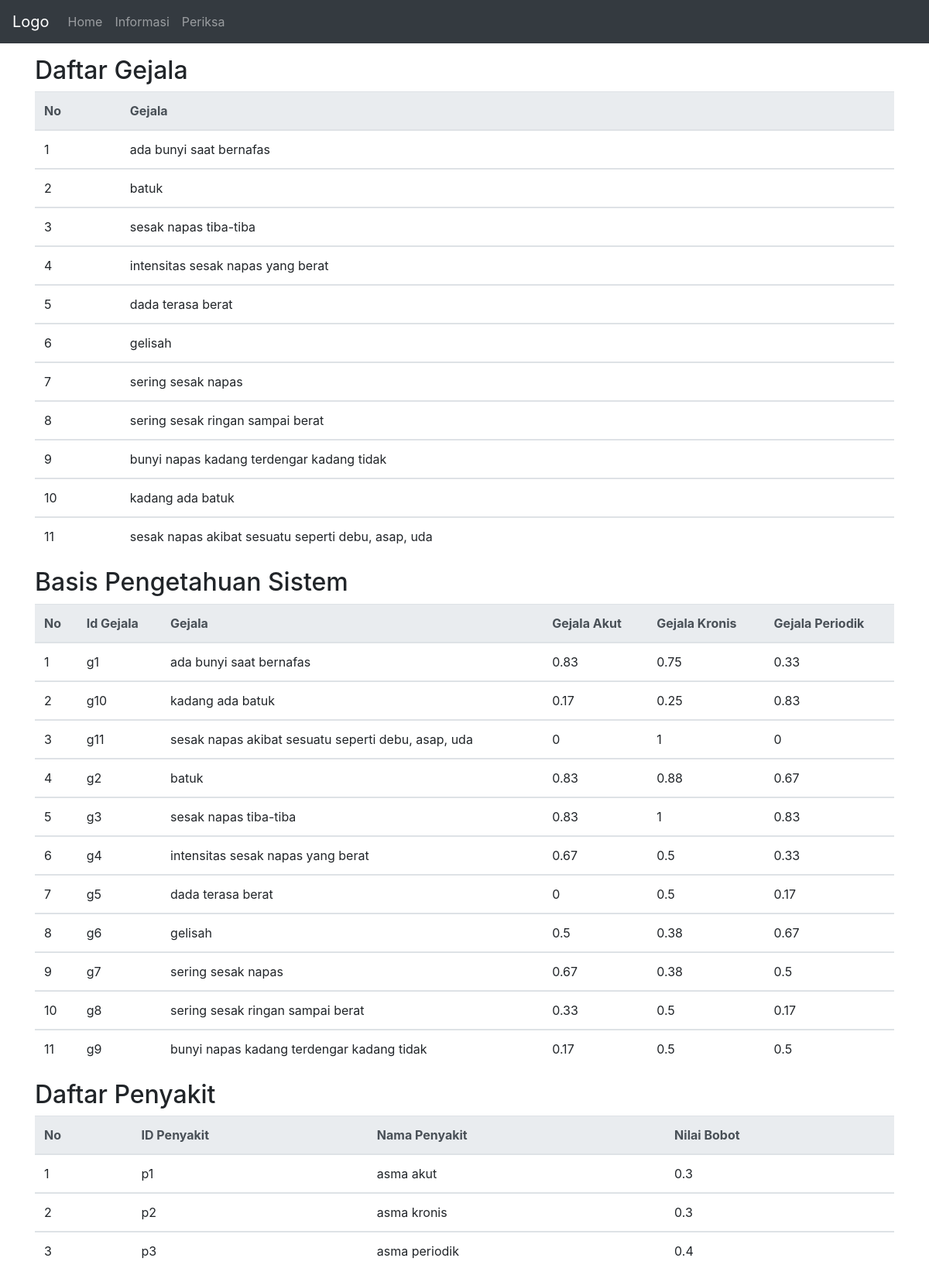
The app's page /informasi.php with its own data.
### tables this page shows
CREATE TABLE `daftar_gejala` (
  `id_gejala` varchar(10) DEFAULT NULL,
  `gejala` varchar(150) DEFAULT NULL
);

CREATE TABLE `basis_aturan` (
  `id_gejala` varchar(10) DEFAULT NULL,
  `pertanyaan` varchar(300) DEFAULT NULL,
  `fakta_ya` varchar(150) DEFAULT NULL,
  `fakta_tidak` varchar(150) DEFAULT NULL,
  `ngejala_akut` double NOT NULL,
  `ngejala_kronis` double NOT NULL,
  `ngejala_periodik` double NOT NULL,
  `rute` varchar(10) NOT NULL,
  `status` varchar(10) NOT NULL,
  `id_penyakit` int(10) DEFAULT NULL
);

CREATE TABLE `daftar_penyakit` (
  `id_penyakit` varchar(10) DEFAULT NULL,
  `nama_penyakit` varchar(50) DEFAULT NULL,
  `npenyakit` double DEFAULT NULL
);

### informasi.php (the view, shortened to what this page needs)
<?php
include 'header.php';
?>
<div class="container">
    <h2>Daftar Gejala</h2>
    <?php
    include 'config.php';
    $query = mysqli_query($con, "SELECT *FROM daftar_gejala");
    $no = 0;
    ?>
    <table class="table">
        <thead class="thead-light">
            <tr>
                <th>No</th>
                <th>Gejala</th>
            </tr>
        </thead>
        <tbody>
            <tr>
                <?php while ($data = mysqli_fetch_assoc($query)) : $no++; ?>
                    <td><?php echo $no; ?></td>
                    <td><?php echo $data['gejala']; ?></td>
                </tr>
            </tbody>
        <?php endwhile; ?>
    </table>
    <h2>Basis Pengetahuan Sistem</h2>
    <?php
    $query = mysqli_query($con, "SELECT *FROM basis_aturan LEFT JOIN daftar_gejala ON basis_aturan.id_gejala=daftar_gejala.id_gejala ORDER BY daftar_gejala.id_gejala ASC");
    $num = 0;
    ?>
    <table class="table">
        <thead class="thead-light">
            <tr>
                <th>No</th>
                <th>Id Gejala</th>
                <th>Gejala</th>
                <th>Gejala Akut</th>
                <th>Gejala Kronis</th>
                <th>Gejala Periodik</th>
            </tr>
        </thead>
        <tbody>
            <tr>
                <?php while ($data = mysqli_fetch_assoc($query)) : $num++; ?>
                    <td><?php echo $num; ?></td>
                    <td><?php echo $data['id_gejala']; ?></td>
                    <td><?php echo $data['gejala']; ?></td>
                    <td><?php echo $data['ngejala_akut'] ?></td>
                    <td><?php echo $data['ngejala_kronis'] ?></td>
                    <td><?php echo $data['ngejala_periodik'] ?></td>
                </tr>
            </tbody>
        <?php endwhile; ?>
    </table>
    <h2>Daftar Penyakit</h2>
    <?php
    $query = mysqli_query($con, "SELECT *FROM daftar_penyakit");
    $num = 0;
    ?>
    <table class="table">
        <thead class="thead-light">
            <tr>
                <th>No</th>
                <th>ID Penyakit</th>
                <th>Nama Penyakit</th>
                <th>Nilai Bobot</th>
            </tr>
        </thead>
        <tbody>
            <tr>
                <?php while ($data = mysqli_fetch_assoc($query)) : $num++; ?>
                    <td><?php echo $num; ?></td>
                    <td><?= $data['id_penyakit'] ?></td>
                    <td><?= $data['nama_penyakit'] ?></td>
                    <td><?= $data['npenyakit'] ?></td>
                </tr>
            </tbody>
        <?php endwhile; ?>
    </table>
</div>

### header.php (shortened to what this page needs)
<!DOCTYPE html>
<html lang="en">
<head>
    <link rel="stylesheet" type="text/css" href="css/bootstrap.min.css">
    <link rel="stylesheet" type="text/css" href="css/style.css">
</head>
<body>
    <div class="container">
        <nav class="navbar navbar-expand-sm bg-dark navbar-dark fixed-top">
            <a class="navbar-brand" href="#">Logo</a>
            <ul class="navbar-nav">
                <li class="nav-item">
                    <a class="nav-link" href="index.php">Home</a>
                </li>
                <li class="nav-item">
                    <a class="nav-link" href="informasi.php">Informasi</a>
                </li>
                <li class="nav-item">
                    <a class="nav-link" href="periksa.php">Periksa</a>
                </li>
            </ul>
        </nav>
    </div>
</body>
</html>

### records on screen
daftar_gejala: gejala "ada bunyi saat bernafas"
daftar_gejala: gejala "batuk"
daftar_gejala: gejala "sesak napas tiba-tiba"
daftar_gejala: gejala "intensitas sesak napas yang berat"
daftar_gejala: gejala "dada terasa berat"
daftar_gejala: gejala "gelisah"
daftar_gejala: gejala "sering sesak napas"
daftar_gejala: gejala "sering sesak ringan sampai berat"
daftar_gejala: gejala "bunyi napas kadang terdengar kadang tidak"
daftar_gejala: gejala "kadang ada batuk"
daftar_gejala: gejala "sesak napas akibat sesuatu seperti debu, asap, uda"
basis_aturan: daftar_gejala.id_gejala "g1", daftar_gejala.gejala "ada bunyi saat bernafas", ngejala_akut "0.83", ngejala_kronis "0.75", ngejala_periodik "0.33"
basis_aturan: daftar_gejala.id_gejala "g10", daftar_gejala.gejala "kadang ada batuk", ngejala_akut "0.17", ngejala_kronis "0.25", ngejala_periodik "0.83"
basis_aturan: daftar_gejala.id_gejala "g11", daftar_gejala.gejala "sesak napas akibat sesuatu seperti debu, asap, uda", ngejala_akut "0", ngejala_kronis "1", ngejala_periodik "0"
basis_aturan: daftar_gejala.id_gejala "g2", daftar_gejala.gejala "batuk", ngejala_akut "0.83", ngejala_kronis "0.88", ngejala_periodik "0.67"
basis_aturan: daftar_gejala.id_gejala "g3", daftar_gejala.gejala "sesak napas tiba-tiba", ngejala_akut "0.83", ngejala_kronis "1", ngejala_periodik "0.83"
basis_aturan: daftar_gejala.id_gejala "g4", daftar_gejala.gejala "intensitas sesak napas yang berat", ngejala_akut "0.67", ngejala_kronis "0.5", ngejala_periodik "0.33"
basis_aturan: daftar_gejala.id_gejala "g5", daftar_gejala.gejala "dada terasa berat", ngejala_akut "0", ngejala_kronis "0.5", ngejala_periodik "0.17"
basis_aturan: daftar_gejala.id_gejala "g6", daftar_gejala.gejala "gelisah", ngejala_akut "0.5", ngejala_kronis "0.38", ngejala_periodik "0.67"
basis_aturan: daftar_gejala.id_gejala "g7", daftar_gejala.gejala "sering sesak napas", ngejala_akut "0.67", ngejala_kronis "0.38", ngejala_periodik "0.5"
basis_aturan: daftar_gejala.id_gejala "g8", daftar_gejala.gejala "sering sesak ringan sampai berat", ngejala_akut "0.33", ngejala_kronis "0.5", ngejala_periodik "0.17"
basis_aturan: daftar_gejala.id_gejala "g9", daftar_gejala.gejala "bunyi napas kadang terdengar kadang tidak", ngejala_akut "0.17", ngejala_kronis "0.5", ngejala_periodik "0.5"
daftar_penyakit: id_penyakit "p1", nama_penyakit "asma akut", npenyakit "0.3"
daftar_penyakit: id_penyakit "p2", nama_penyakit "asma kronis", npenyakit "0.3"
daftar_penyakit: id_penyakit "p3", nama_penyakit "asma periodik", npenyakit "0.4"
